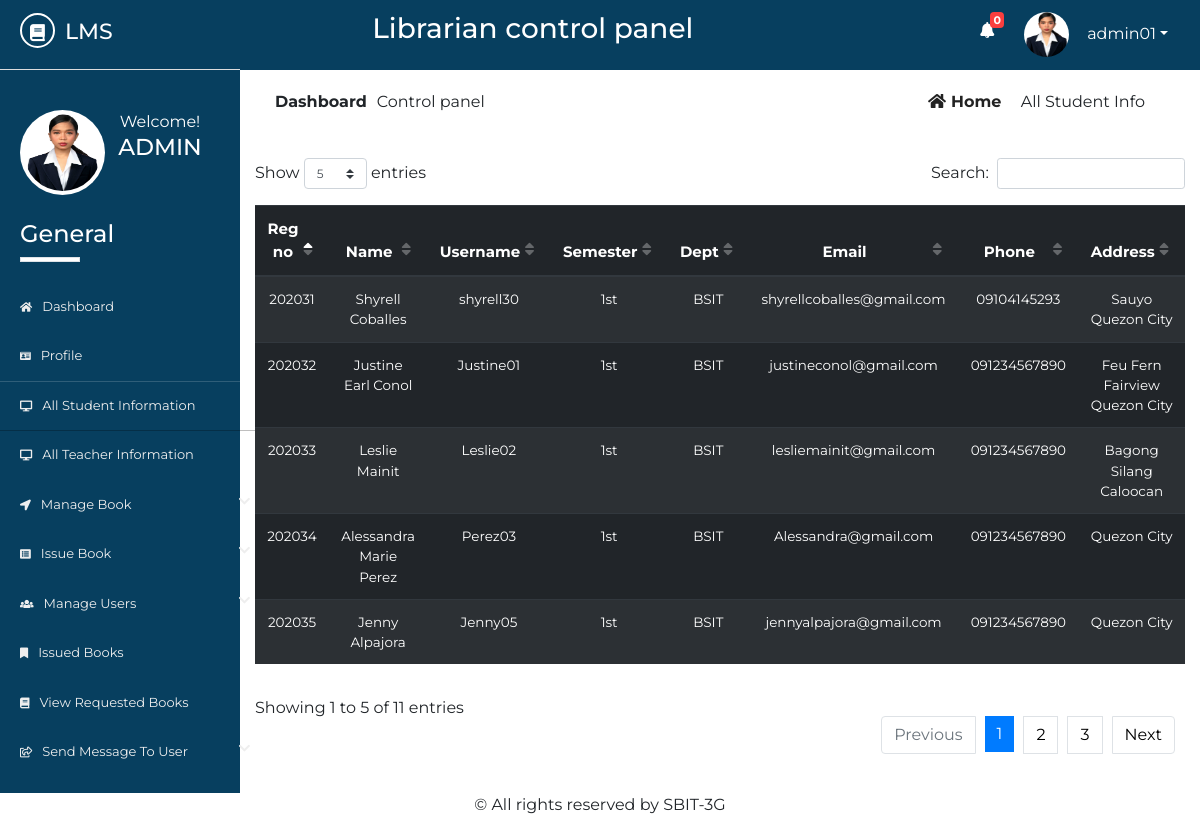
/Source/librarian/all-student-info.php (signed in), run on the app's committed database.
### tables this page shows
CREATE TABLE `lib_registration` (
  `id` int(2) NOT NULL,
  `name` varchar(50) NOT NULL,
  `username` varchar(20) NOT NULL,
  `password` varchar(20) NOT NULL,
  `email` varchar(50) NOT NULL,
  `phone` varchar(20) NOT NULL,
  `address` varchar(100) NOT NULL,
  `photo` varchar(500) NOT NULL,
  `status` varchar(7) NOT NULL
);

CREATE TABLE `std_registration` (
  `id` int(10) NOT NULL,
  `name` varchar(50) NOT NULL,
  `username` varchar(50) NOT NULL,
  `password` varchar(50) NOT NULL,
  `email` varchar(50) NOT NULL,
  `phone` varchar(50) NOT NULL,
  `sem` varchar(10) NOT NULL,
  `dept` varchar(10) NOT NULL,
  `regno` varchar(20) NOT NULL,
  `address` varchar(100) NOT NULL,
  `utype` varchar(7) NOT NULL,
  `photo` varchar(500) NOT NULL
);

### Source/librarian/all-student-info.php (the view, shortened to what this page needs)
       <?php
   $page = 'sinfo';
   include 'inc/header.php';
   include 'inc/connection.php';
?>
<div class="dashboard-content">
	<div class="dashboard-header">
		<div class="container">
			<div class="row">
				<div class="col-md-6">
					<div class="left">
						<p><span>dashboard</span>Control panel</p>
					</div>
				</div>
				<div class="col-md-6">
					<div class="right text-right">
						<a href="dashboard.php"><i class="fas fa-home"></i>home</a>
						<span class="disabled">all student info</span>
					</div>
				</div>
			</div>
		</div>
	</div>
       <div class="student-wrapper">
          <div class="container">
               <div class="row">
                   <div class="col-md-12">
                       <div class="std-info">
                           <table id="dtBasicExample" class="table table-dark table-striped text-center">
                               <thead>
                                   <tr>
                                       <th>Reg no</th>
                                       <th>Name</th>
                                       <th>Username</th>
                                       <th>Semester</th>
                                       <th>Dept</th>
                                       <th>Email</th>
                                       <th>Phone</th>
                                       <th>Address</th>
                                   </tr>
                               </thead>
                               <tbody>
                                  <?php
                                       $res= mysqli_query($link, "select * from std_registration");
                                       while ($row=mysqli_fetch_array($res)) {
                                           echo "<tr>";
                                           echo "<td>"; echo $row["regno"]; echo "</td>";
                                           echo "<td>"; echo $row["name"]; echo "</td>";
                                           echo "<td>"; echo $row["username"]; echo "</td>";
                                           echo "<td>"; echo $row["sem"]; echo "</td>";
                                           echo "<td>"; echo $row["dept"]; echo "</td>";
                                           echo "<td>"; echo $row["email"]; echo "</td>";
                                           echo "<td>"; echo $row["phone"]; echo "</td>";
                                           echo "<td>"; echo $row["address"]; echo "</td>";
                                           echo "</tr>";
                                       }
                                  ?>
                               </tbody>
                           </table>
                       </div>
                   </div>
               </div>
          </div>
       </div>
</div>
<?php
	include 'inc/footer.php';
 ?>

### Source/librarian/inc/header.php (shortened to what this page needs)
<?php
    include 'inc/connection.php';
    $res = mysqli_query($link,"select * from request_books where read1='no'");
    $not= mysqli_num_rows($res);
 ?>
<!DOCTYPE html>
<html lang="en">
<head>
	<link rel="stylesheet" href="inc/css/bootstrap.min.css">
	<link rel="stylesheet" href="inc/css/bootstrap-select.min.css">
	<link rel="stylesheet" href="inc/css/fontawesome-all.min.css">
	<link rel="stylesheet" href="inc/css/datatables.min.css">
	<link rel="stylesheet" href="inc/css/pro1.css">
</head>
<body>
	<div class="main-content">
		<div class="wrapper">
			<div class="left-sidebar">
				<div class="p-title">
                    <h3><a href=""><i class="fas fa-book"></i><span>lms</span></a></h3>
				</div>
				<div class="profile">
					<div class="profile-pic">
                        <?php
                            $res = mysqli_query($link, "select * from lib_registration where username='".$_SESSION['username']."'");
                            while ($row = mysqli_fetch_array($res)){
                                ?><img src="<?php echo $row["photo"]; ?> " height="" width="" alt="something wrong" class="rounded-circle"></a> <?php
                            }
                        ?>
					</div>
					<div class="profile-info text-center">
						<span>Welcome!</span>
						<h2>
              <?php
                $res = mysqli_query($link, "select * from lib_registration where username='".$_SESSION['username']."'");
                while ($row = mysqli_fetch_array($res)){
                  $name  =  $row["name"];
                  echo $name;
                }
              ?>
            </h2>
					</div>
				</div>
				<div class="sidebar-menu">
					<h3>General</h3>
					<div class="border"></div>
	                <ul>
	                    <li class="menu <?php if($page=='home'){ echo 'active';} ?>">
      						<a href="dashboard.php"><i class="fas fa-home"></i>Dashboard</a>
    					</li>
    					  <li class="menu <?php if($page=='profile'){ echo 'active';} ?>">
      						<a href="profile.php"><i class="fas fa-id-card"></i>profile</a>
    					</li>
	                    <li class="menu <?php if($page=='sinfo'){ echo 'active';} ?>">
      						<a href="all-student-info.php"><i class="fas fa-desktop"></i>all student information</a>
    					</li>
    					<li class="menu <?php if($page=='tinfo'){ echo 'active';} ?>">
      						<a href="all-teacher-info.php"><i class="fas fa-desktop"></i>all teacher information</a>
    					</li>
    					<li class="menu menu-toggle2">
      						<a href="#"><i class="fas fa-location-arrow"></i>manage book <span class="fa fa-chevron-down"></span></a>
    					</li>
	                   <li class="menu menu-toggle1">
      						<a href="#"><i class="fas fa-list-alt"></i>issue book <span class="fa fa-chevron-down"></span></a>
    					</li>
    					<li class="menu menu-toggle3">
      						<a href="#"><i class="fas fa-users"></i>manage users <span class="fa fa-chevron-down"></span></a>
    					</li>
    					 <li class="menu <?php if($page=='ibook'){ echo 'active';} ?>">
      						<a href="issued-books.php"><i class="fas fa-bookmark"></i>issued books</a>
    					</li>
    					<li class="menu <?php if($page=='rbook'){ echo 'active';} ?>">
      						<a href="requested-books.php"><i class="fas fa-book"></i>view requested books</a>
    					</li>
    					<li class="menu menu-toggle4">
      						<a href="#"><i class="far fa-share-square"></i>send message to user <span class="fa fa-chevron-down"></span></a>
    					</li>
    				</ul>
				</div>
			</div>
			<div class="content">
				<div class="inner">
					<div class="heading text-center">
						<h3>Librarian control panel</h3>
					</div>
					<div class="header-profile text-right">
						<ul>
                            <li class="icon">
                                <a href="requested-books.php" ><i class="fas fa-bell"></i></a>
                                <span class="count" onclick="window.location='requested-books.php'"><b><?php echo $not; ?></b></span>
                            </li>
							<li class="dropdown">
                                <?php
                                     $res = mysqli_query($link, "select * from lib_registration where username='".$_SESSION['username']."'");
                                     while ($row = mysqli_fetch_array($res)){
                                         ?><a href="" class="dropdown-toggle" data-toggle="dropdown"><img src="<?php echo $row["photo"]; ?>" alt=""><span><?php echo $_SESSION["username"]; ?></span></a> <?php
                                     }
                                ?>
							</li>
						</ul>
					</div>
				</div>

### Source/librarian/inc/footer.php (shortened to what this page needs)
			</div>
		</div>
	</div>
    <div class="footer text-center">
        <p>&copy; All rights reserved by SBIT-3G</p>
    </div>
</body>
</html>

### Source/librarian/inc/css/pro1.css (style rules this page uses)
* { margin: 0; padding: 0; }
body { font-family: 'Montserrat', sans-serif; }
.border { width: 60px; height: 5px; background: #fff; }
.main-content { width: 100%; height: auto; overflow: hidden; }
.main-content .left-sidebar { width: 20%; height: auto; background: #073f5f; float: left; }
.main-content .left-sidebar .p-title { width: 100%; padding: 13px; padding-left: 20px; background: #073f5f; border-bottom: 1px solid #ddd; }
.main-content .p-title a { text-decoration: none; color: #fff; font-size: 22px; text-transform: uppercase; }
.main-content .p-title a i { width: 35px; height: 35px; line-height: 35px; text-align: center; font-size: 17px; border-radius: 50%; border: 2px solid #fff; }
.main-content .p-title a span { margin-left: 10px; }
.main-content .left-sidebar .profile { width: 100%; padding: 20px; margin-top: 0; padding-top: 0; }
.main-content .left-sidebar .profile .profile-pic { width: 40%; float: left; }
.main-content .left-sidebar .profile img { width: 85px; height: 85px; position: inherit; padding: 4px; background: #fff; overflow: hidden; }
.main-content .left-sidebar .profile .profile-info { width: 60%; float: left; color: #fff; }
.main-content .left-sidebar .profile .profile-info h2 { font-size: 23px; }
.sidebar-menu { color: #fff; width: 100%; padding-top: 60px; padding-left: 0; }
.sidebar-menu h3 { margin-left: 20px; font-size: 24px; }
.sidebar-menu .border { margin-left: 20px; margin-bottom: 20px; }
.sidebar-menu ul li a { text-decoration: none; color: #eee; width: 270px; padding: 15px 20px; font-size: 13px; display: block; text-transform: capitalize; transition: all .5s ease; }
.sidebar-menu ul { padding-left: 0; }
.sidebar-menu ul li a i { margin-right: 10px; font-size: smaller; }
.sidebar-menu ul li a span { float: right; }
.content { width: 80%; height: auto; float: right; }
.content .inner { width: 100%; height: 70px; background: #073f5f; padding: 12px; }
.content .inner .heading { width: 60%; float: left; color: #fff; }
.content .inner .header-profile { width: calc(40%-20px); float: right; margin-right: 20px; position: relative; }
.content .inner .header-profile .icon i { margin-right: 30px; font-size: 16px; margin-top: 10px; }
.header-profile .dropdown span { color: #fff; margin-left: 10px; }
.header-profile .icon span { color: #fff; position: absolute; left: 10px; top: 0; font-size: 11px; width: 14px; height: 16px; line-height: 16px; text-align: center; border-radius: 4px; background: #FA3E3E; }
.header-profile ul li { list-style: none; float: left; }
.header-profile ul li i { color: #fff; }
.header-profile img { width: 40px; height: 40px; border-radius: 50%; margin-right: 8px; }
.dropdown a { text-decoration: none; color: #fff; }
.dropdown img { width: 45px; height: 45px; border-radius: 50%; }
.dashboard-header .left { padding: 20px; }
.dashboard-header .left p span { text-transform: capitalize; margin-right: 10px; font-weight: bold; }
.dashboard-header .right { padding: 20px; margin-right: 20px; }
.dashboard-header .right a { text-transform: capitalize; text-decoration: none; color: #222; margin-right: 15px; font-weight: bold; }
.dashboard-header .right a i { margin-right: 5px; }
.dashboard-header .right span { text-transform: capitalize; }
.std-info table tbody { font-size: 13.5px; }
.std-info table thead { font-size: 15px; }
.sidebar-menu li.active a { box-shadow: rgba(0, 0, 0, 0.25) 0 1px 0, inset rgba(255, 255, 255, 0.16) 0 1px 0; border-right: 5px solid #1ABB9C; }

### data on the page
lib_registration: photo (picture), name "ADMIN"
std_registration: regno "202031", name "Shyrell Coballes", username "shyrell30", sem "1st", dept "BSIT", email "shyrellcoballes@gmail.com", phone "09104145293", address "Sauyo Quezon City"
std_registration: regno "202032", name "Justine Earl Conol", username "Justine01", sem "1st", dept "BSIT", email "justineconol@gmail.com", phone "091234567890", address "Feu Fern Fairview Quezon City"
std_registration: regno "202033", name "Leslie Mainit", username "Leslie02", sem "1st", dept "BSIT", email "lesliemainit@gmail.com", phone "091234567890", address "Bagong Silang Caloocan"
std_registration: regno "202034", name "Alessandra Marie Perez", username "Perez03", sem "1st", dept "BSIT", email "Alessandra@gmail.com", phone "091234567890", address "Quezon City"
std_registration: regno "202035", name "Jenny Alpajora", username "Jenny05", sem "1st", dept "BSIT", email "jennyalpajora@gmail.com", phone "091234567890", address "Quezon City"

### other printed values
$not "0"
